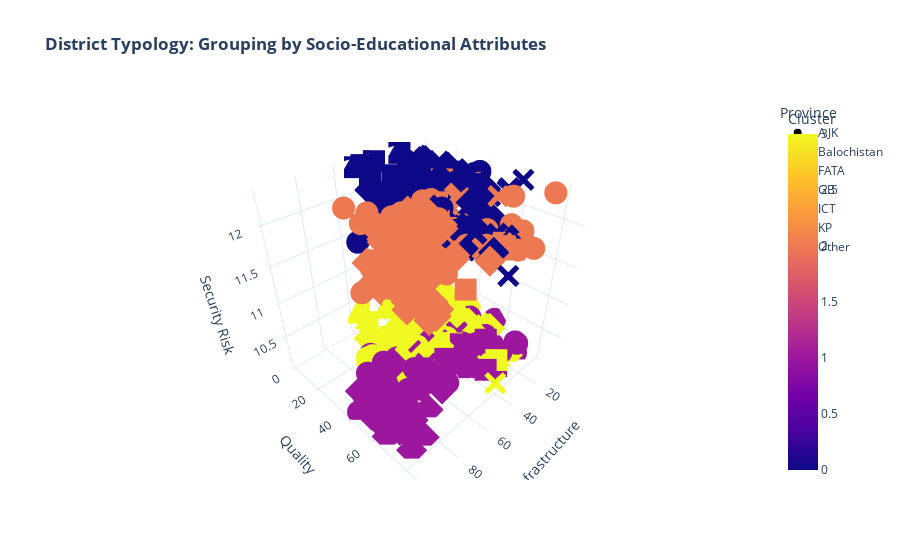

Here is the notebook cell this chart was saved with:
### Code cell
# --- Intelligence Search: District Typology (Unsupervised Clustering) ---

from sklearn.cluster import KMeans
from sklearn.preprocessing import StandardScaler

# Select features for behavior-based grouping (ignoring geography)
cluster_features = ['ICC', 'GPI', 'SFS', 'RDI', 'Learning score']
df_cluster = df_clean.dropna(subset=cluster_features).copy()

# Scale and Cluster
scaler = StandardScaler()
X_scaled = scaler.fit_transform(df_cluster[cluster_features])

kmeans = KMeans(n_clusters=4, random_state=42)
df_cluster['Cluster'] = kmeans.fit_predict(X_scaled)

# Visualization of Clusters
fig = px.scatter_3d(df_cluster, x='ICC', y='Learning score', z='SFS',
                    color='Cluster', hover_name='City', symbol='Province',
                    title='<b>District Typology: Grouping by Socio-Educational Attributes</b>',
                    labels={'ICC': 'Infrastructure', 'Learning score': 'Quality', 'SFS': 'Security Risk'},
                    template='plotly_white')

fig.update_layout(scene=dict(aspectmode='cube'))
fig.show()

# Cluster Profiling
print("🧪 Profile of District Clusters:")
profile = df_cluster.groupby('Cluster')[cluster_features].mean()
display(profile.style.background_gradient(cmap='YlOrRd'))

print("\n💡 Strategic Identification:")
for i, row in profile.iterrows():
    top_city = df_cluster[df_cluster['Cluster'] == i].iloc[0]['City']
    print(f"Cluster {i}: Example City - {top_city}. Average Learning: {row['Learning score']:.1f}")

### Figure 1 — Plotly figure (JSON) as saved in the notebook; plotly's stock layout.template omitted (floating-point values rounded to 4 significant figures; data arrays with more than 128 entries replaced by an {"elided": "..."} marker saying what was removed)
{"data": [{"hovertemplate": "<b>%{hovertext}</b><br><br>Province=AJK<br>Infrastructure=%{x}<br>Quality=%{y}<br>Security Risk=%{z}<br>Cluster=%{marker.color}<extra></extra>", "hovertext": ["Bagh", "Bhimber", "Hattian", "Haveli", "Kotli", "Mirpur", "Muzaffarabad", "Neelum", "Poonch", "Sudhnutti", "Bagh", "Bhimber", "Hattian", "Haveli", "Kotli", "Mirpur", "Muzaffarabad", "Neelum", "Poonch", "Sudhnutti", "Bagh", "Bhimber", "Hattian", "Haveli", "Kotli", "Mirpur", "Muzaffarabad", "Neelum", "Poonch", "Sudhnutti", "Bagh", "Bhimber", "Hattian", "Haveli", "Kotli", "Mirpur", "Muzaffarabad", "Neelum", "Poonch", "Sudhnutti"], "legendgroup": "AJK", "marker": {"color": [2, 0, 0, 0, 0, 2, 2, 0, 2, 0, 2, 2, 2, 2, 2, 2, 2, 2, 2, 2, 1, 1, 1, 1, 1, 1, 1, 1, 1, 3, 1, 1, 1, 1, 1, 1, 1, 1, 1, 1], "coloraxis": "coloraxis", "symbol": "circle"}, "mode": "markers", "name": "AJK", "scene": "scene", "showlegend": true, "type": "scatter3d", "x": [24.93, 28.88, 22.46, 13.05, 20.18, 51.24, 24.07, 27.07, 9.717, 16.65, 30.08, 47.31, 28.85, 19.48, 36.52, 67.88, 29.33, 35.67, 20.73, 30.67, 28.44, 25.51, 26.4, 11.22, 14.73, 39.95, 31.83, 15.71, 14.98, 10.36, 28.32, 24.64, 25.62, 14.4, 14.14, 36.29, 34.29, 21.04, 14.88, 6.761], "y": [67.8, 54.9, 48.2, 42.1, 36.43, 47.53, 50.4, 55.37, 77.6, 42.0, 82.7, 63.07, 77.67, 65.14, 76.49, 67.31, 72.6, 79.31, 71.67, 60.73, 58.08, 57.64, 63.68, 71.94, 59.86, 59.76, 46.03, 68.95, 39.93, 43.07, 59.97, 62.75, 71.81, 73.47, 72.3, 58.06, 54.35, 59.03, 44.0, 54.32], "z": [12.33, 12.33, 12.33, 12.33, 12.33, 12.33, 12.33, 12.33, 12.33, 12.33, 11.94, 11.94, 11.94, 11.94, 11.94, 11.94, 11.94, 11.94, 11.94, 11.94, 10.1, 10.1, 10.1, 10.1, 10.1, 10.1, 10.1, 10.1, 10.1, 10.1, 10.33, 10.33, 10.33, 10.33, 10.33, 10.33, 10.33, 10.33, 10.33, 10.33]}, {"hovertemplate": "<b>%{hovertext}</b><br><br>Province=Balochistan<br>Infrastructure=%{x}<br>Quality=%{y}<br>Security Risk=%{z}<br>Cluster=%{marker.color}<extra></extra>", "hovertext": ["Awaran", "Barkhan", "Chaghi", "Dera Bugti", "Gwadar", "Harnai", "Jaffarabad", "Jhal Magsi", "Kachhi", "Kalat", "Kech", "Kharan", "Khuzdar", "Killa Abdullah", "Killa Saifullah", "Kohlu", "Lasbela", "Loralai", "Mastung", "Musakhail", "Nasirabad", "Nushki", "Panjgur", "Pishin", "Quetta", "Sherani", "Sibi", "Washuk", "Zhob", "Ziarat", "Awaran", "Barkhan", "Chaghi", "Dera Bugti", "Gwadar", "Harnai", "Jaffarabad", "Jhal Magsi", "Kachhi", "Kalat", "Kech", "Kharan", "Khuzdar", "Killa Abdullah", "Killa Saifullah", "Kohlu", "Lasbela", "Loralai", "Mastung", "Musakhail", "Nasirabad", "Nushki", "Panjgur", "Pishin", "Quetta", "Sherani", "Sibi", "Washuk", "Zhob", "Ziarat", "Awaran", "Barkhan", "Chaghi", "Dera Bugti", "Gwadar", "Harnai", "Jaffarabad", "Jhal Magsi", "Kachhi", "Kalat", "Kech", "Kharan", "Khuzdar", "Killa Abdullah", "Killa Saifullah", "Kohlu", "Lasbela", "Loralai", "Mastung", "Musakhail", "Nasirabad", "Nushki", "Panjgur", "Pishin", "Quetta", "Sherani", "Sibi", "Washuk", "Zhob", "Ziarat", "Awaran", "Barkhan", "Chaghi", "Dera Bugti", "Gwadar", "Harnai", "Jaffarabad", "Jhal Magsi", "Kachhi", "Kalat", "Kech", "Kharan", "Khuzdar", "Killa Abdullah", "Killa Saifullah", "Kohlu", "Lasbela", "Loralai", "Mastung", "Musakhail", "Nasirabad", "Nushki", "Panjgur", "Pishin", "Quetta", "Sherani", "Sibi", "Washuk", "Zhob", "Ziarat"], "legendgroup": "Balochistan", "marker": {"color": [0, 0, 0, 0, 0, 0, 0, 0, 0, 0, 0, 0, 0, 0, 0, 0, 0, 0, 0, 0, 0, 0, 0, 0, 2, 0, 0, 0, 0, 0, 0, 0, 0, 0, 2, 0, 0, 0, 0, 0, 0, 0, 0, 0, 0, 0, 0, 0, 0, 0, 0, 0, 0, 0, 2, 0, 0, 0, 0, 0, 3, 3, 3, 3, 3, 3, 3, 3, 3, 3, 3, 3, 3, 3, 3, 3, 3, 3, 3, 3, 3, 3, 3, 3, 1, 3, 3, 3, 3, 3, 3, 3, 3, 3, 3, 3, 3, 3, 3, 3, 3, 3, 3, 3, 3, 3, 3, 3, 3, 3, 3, 3, 3, 3, 1, 3, 3, 3, 3, 3], "coloraxis": "coloraxis", "symbol": "diamond"}, "mode": "markers", "name": "Balochistan", "scene": "scene", "showlegend": true, "type": "scatter3d", "x": [22.92, 29.04, 37.53, 20.5, 39.05, 33.77, 25.46, 28.2, 26.2, 32.41, 30.19, 19.31, 30.09, 27.34, 28.65, 20.75, 27.22, 32.38, 39.33, 28.98, 29.46, 36.05, 33.09, 32.23, 44.36, 34.81, 27.48, 22.32, 23.39, 20.81, 38.3, 14.77, 44.28, 27.47, 50.24, 58.53, 41.09, 30.65, 31.69, 38.99, 43.51, 33.23, 46.09, 38.7, 46.3, 35.0, 47.32, 48.56, 48.04, 30.63, 44.73, 39.06, 46.32, 44.0, 58.58, 40.5, 48.81, 41.4, 32.19, 21.38, 23.79, 14.89, 38.62, 22.28, 33.3, 24.19, 13.4, 24.94, 14.91, 25.0, 18.93, 19.89, 31.31, 17.84, 15.68, 15.96, 27.72, 24.01, 24.57, 27.17, 11.89, 30.71, 32.26, 23.18, 36.59, 18.6, 20.19, 23.31, 22.1, 17.62, 10.8, 19.99, 34.15, 5.49, 33.0, 38.61, 24.66, 14.74, 7.67, 28.35, 16.13, 25.81, 20.71, 32.96, 15.93, 24.62, 25.43, 28.09, 36.27, 18.43, 18.77, 40.34, 13.12, 26.07, 39.71, 30.78, 18.45, 18.69, 19.83, 19.31], "y": [22.45, 18.77, 31.1, 16.0, 50.0, 53.9, 53.17, 50.12, 45.0, 31.5, 50.38, 29.0, 16.12, 35.12, 48.3, 14.82, 19.07, 17.5, 22.07, 32.77, 58.98, 24.43, 32.75, 29.02, 52.02, 27.07, 26.77, 16.5, 15.1, 38.45, 45.0, 45.64, 44.74, 27.8, 76.68, 62.62, 58.3, 73.0, 69.69, 45.68, 34.23, 74.11, 58.81, 53.8, 65.02, 59.58, 50.08, 53.03, 44.85, 49.12, 67.23, 49.49, 50.97, 73.85, 66.56, 52.66, 43.2, 33.0, 39.88, 57.8, 20.41, 17.07, 37.06, 11.5, 17.91, 20.1, 55.35, 51.48, 18.18, 13.22, 43.9, 62.0, 28.95, 11.75, 70.07, 20.72, 51.58, 31.9, 18.04, 26.59, 8.14, 34.15, 6.1, 31.54, 64.14, 36.44, 26.33, 15.22, 50.09, 37.65, 18.14, 17.82, 28.55, 21.8, 35.74, 20.88, 57.02, 57.13, 37.04, 20.61, 31.68, 48.62, 41.51, 16.45, 55.4, 39.66, 36.54, 45.03, 25.93, 37.62, 40.42, 22.14, 12.2, 45.87, 60.3, 40.68, 24.37, 13.21, 53.76, 46.72], "z": [12.33, 12.33, 12.33, 12.33, 12.33, 12.33, 12.33, 12.33, 12.33, 12.33, 12.33, 12.33, 12.33, 12.33, 12.33, 12.33, 12.33, 12.33, 12.33, 12.33, 12.33, 12.33, 12.33, 12.33, 12.33, 12.33, 12.33, 12.33, 12.33, 12.33, 11.94, 11.94, 11.94, 11.94, 11.94, 11.94, 11.94, 11.94, 11.94, 11.94, 11.94, 11.94, 11.94, 11.94, 11.94, 11.94, 11.94, 11.94, 11.94, 11.94, 11.94, 11.94, 11.94, 11.94, 11.94, 11.94, 11.94, 11.94, 11.94, 11.94, 10.1, 10.1, 10.1, 10.1, 10.1, 10.1, 10.1, 10.1, 10.1, 10.1, 10.1, 10.1, 10.1, 10.1, 10.1, 10.1, 10.1, 10.1, 10.1, 10.1, 10.1, 10.1, 10.1, 10.1, 10.1, 10.1, 10.1, 10.1, 10.1, 10.1, 10.33, 10.33, 10.33, 10.33, 10.33, 10.33, 10.33, 10.33, 10.33, 10.33, 10.33, 10.33, 10.33, 10.33, 10.33, 10.33, 10.33, 10.33, 10.33, 10.33, 10.33, 10.33, 10.33, 10.33, 10.33, 10.33, 10.33, 10.33, 10.33, 10.33]}, {"hovertemplate": "<b>%{hovertext}</b><br><br>Province=FATA<br>Infrastructure=%{x}<br>Quality=%{y}<br>Security Risk=%{z}<br>Cluster=%{marker.color}<extra></extra>", "hovertext": ["Bajaur Agency", "Fr Bannu", "Fr Di Khan", "Fr Kohat", "Fr Lakki Marwat", "Fr Peshawar", "Fr Tank", "Khyber Agency", "Kurram Agency", "Mohmand Agency", "North Waziristan Agency", "Orakzai Agency", "South Waziristan Agency", "Bajaur Agency", "Fr Bannu", "Fr Di Khan", "Fr Kohat", "Fr Lakki Marwat", "Fr Peshawar", "Fr Tank", "Khyber Agency", "Kurram Agency", "Mohmand Agency", "North Waziristan Agency", "Orakzai Agency", "South Waziristan Agency", "Bajaur Agency", "Fr Bannu", "Fr Di Khan", "Fr Kohat", "Fr Lakki Marwat", "Fr Peshawar", "Fr Tank", "Khyber Agency", "Kurram Agency", "Mohmand Agency", "North Waziristan Agency", "Orakzai Agency", "South Waziristan Agency", "Bajaur Agency", "Fr Bannu", "Fr Di Khan", "Fr Kohat", "Fr Lakki Marwat", "Fr Peshawar", "Fr Tank", "Khyber Agency", "Kurram Agency", "Mohmand Agency", "North Waziristan Agency", "Orakzai Agency", "South Waziristan Agency"], "legendgroup": "FATA", "marker": {"color": [0, 2, 0, 0, 2, 0, 0, 0, 0, 0, 0, 0, 0, 2, 2, 0, 0, 2, 0, 2, 0, 2, 0, 2, 0, 2, 3, 1, 3, 3, 3, 3, 1, 3, 3, 1, 3, 3, 3, 3, 1, 3, 1, 3, 3, 3, 3, 1, 3, 3, 1, 3], "coloraxis": "coloraxis", "symbol": "square"}, "mode": "markers", "name": "FATA", "scene": "scene", "showlegend": true, "type": "scatter3d", "x": [28.63, 51.47, 44.59, 46.38, 32.38, 55.78, 43.35, 25.62, 38.68, 28.3, 50.25, 25.67, 21.92, 36.56, 51.65, 50.98, 40.39, 35.25, 50.91, 52.4, 40.9, 36.87, 30.51, 71.54, 32.45, 34.86, 44.48, 48.68, 36.15, 50.99, 45.19, 59.66, 55.53, 15.21, 38.44, 28.96, 51.82, 31.7, 31.23, 37.33, 49.13, 38.35, 40.95, 37.2, 57.66, 49.54, 42.26, 35.51, 31.87, 56.2, 23.62, 29.59], "y": [52.5, 50.83, 18.77, 0.0, 36.63, 16.63, 25.2, 36.3, 0.0, 28.67, 0.0, 51.0, 0.0, 77.94, 47.06, 37.65, 47.17, 49.91, 22.0, 49.81, 52.48, 73.9, 32.87, 82.13, 49.99, 72.13, 34.32, 53.33, 42.93, 0.0, 19.39, 12.3, 49.62, 54.22, 0.0, 72.47, 0.0, 64.45, 0.0, 36.57, 56.19, 51.15, 74.03, 19.17, 26.2, 26.02, 46.8, 54.67, 73.63, 0.0, 61.13, 0.0], "z": [12.33, 12.33, 12.33, 12.33, 12.33, 12.33, 12.33, 12.33, 12.33, 12.33, 12.33, 12.33, 12.33, 11.94, 11.94, 11.94, 11.94, 11.94, 11.94, 11.94, 11.94, 11.94, 11.94, 11.94, 11.94, 11.94, 10.1, 10.1, 10.1, 10.1, 10.1, 10.1, 10.1, 10.1, 10.1, 10.1, 10.1, 10.1, 10.1, 10.33, 10.33, 10.33, 10.33, 10.33, 10.33, 10.33, 10.33, 10.33, 10.33, 10.33, 10.33, 10.33]}, {"hovertemplate": "<b>%{hovertext}</b><br><br>Province=GB<br>Infrastructure=%{x}<br>Quality=%{y}<br>Security Risk=%{z}<br>Cluster=%{marker.color}<extra></extra>", "hovertext": ["Astor", "Diamir", "Ghanchi", "Ghizer", "Gilgit", "Hunza Nagar", "Skardu", "Astor", "Diamir", "Ghanchi", "Ghizer", "Gilgit", "Hunza Nagar", "Skardu", "Astor", "Diamir", "Ghanchi", "Ghizer", "Gilgit", "Hunza Nagar", "Skardu", "Astor", "Diamir", "Ghanchi", "Ghizer", "Gilgit", "Hunza Nagar", "Skardu"], "legendgroup": "GB", "marker": {"color": [0, 0, 2, 0, 2, 2, 0, 0, 0, 2, 2, 2, 2, 2, 1, 3, 1, 1, 1, 1, 1, 1, 3, 1, 1, 1, 1, 1], "coloraxis": "coloraxis", "symbol": "x"}, "mode": "markers", "name": "GB", "scene": "scene", "showlegend": true, "type": "scatter3d", "x": [21.91, 7.5, 42.11, 31.71, 29.4, 50.0, 19.61, 42.59, 53.88, 44.84, 70.26, 75.58, 70.98, 35.66, 25.85, 20.78, 34.93, 52.9, 57.33, 63.55, 38.88, 26.25, 44.64, 29.85, 62.37, 58.44, 62.55, 36.33], "y": [62.93, 61.07, 54.37, 61.47, 63.8, 55.13, 62.03, 41.83, 87.33, 69.18, 50.03, 53.08, 70.09, 71.92, 65.43, 69.65, 50.63, 55.73, 54.12, 54.29, 57.46, 64.66, 82.32, 47.43, 61.67, 52.23, 53.38, 49.81], "z": [12.33, 12.33, 12.33, 12.33, 12.33, 12.33, 12.33, 11.94, 11.94, 11.94, 11.94, 11.94, 11.94, 11.94, 10.1, 10.1, 10.1, 10.1, 10.1, 10.1, 10.1, 10.33, 10.33, 10.33, 10.33, 10.33, 10.33, 10.33]}, {"hovertemplate": "<b>%{hovertext}</b><br><br>Province=ICT<br>Infrastructure=%{x}<br>Quality=%{y}<br>Security Risk=%{z}<br>Cluster=%{marker.color}<extra></extra>", "hovertext": ["Islamabad", "Islamabad", "Islamabad", "Islamabad"], "legendgroup": "ICT", "marker": {"color": [2, 2, 1, 1], "coloraxis": "coloraxis", "symbol": "cross"}, "mode": "markers", "name": "ICT", "scene": "scene", "showlegend": true, "type": "scatter3d", "x": [58.4, 95.6, 86.6, 86.6], "y": [62.77, 65.8, 58.88, 71.13], "z": [12.33, 11.94, 10.1, 10.33]}, {"hovertemplate": "<b>%{hovertext}</b><br><br>Province=KP<br>Infrastructure=%{x}<br>Quality=%{y}<br>Security Risk=%{z}<br>Cluster=%{marker.color}<extra></extra>", "hovertext": ["Abbottabad", "Bannu", "Batagram", "Buner", "Charsadda", "Chitral", "Dera Ismail Khan", "Hangu", "Haripur", "Karak", "Kohat", "Kohistan", "Lakki Marwat", "Lower Dir", "Malakand", "Mansehra", "Mardan", "Nowshera", "Peshawar", "Shangla", "Swabi", "Swat", "Tank", "Upper Dir", "Abbottabad", "Bannu", "Batagram", "Buner", "Charsadda", "Chitral", "Dera Ismail Khan", "Hangu", "Haripur", "Karak", "Kohat", "Kohistan", "Lakki Marwat", "Lower Dir", "Malakand", "Mansehra", "Mardan", "Nowshera", "Peshawar", "Shangla", "Swabi", "Swat", "Tank", "Tor Ghar", "Upper Dir", "Abbottabad", "Bannu", "Batagram", "Buner", "Charsadda", "Chitral", "Dera Ismail Khan", "Hangu", "Haripur", "Karak", "Kohat", "Kohistan", "Lakki Marwat", "Lower Dir", "Malakand", "Mansehra", "Mardan", "Nowshera", "Peshawar", "Shangla", "Swabi", "Swat", "Tank", "Tor Ghar", "Upper Dir", "Abbottabad", "Bannu", "Batagram", "Buner", "Charsadda", "Chitral", "Dera Ismail Khan", "Hangu", "Haripur", "Karak", "Kohat", "Kohistan", "Lakki Marwat", "Lower Dir", "Malakand", "Mansehra", "Mardan", "Nowshera", "Peshawar", "Shangla", "Swabi", "Swat", "Tank", "Tor Ghar", "Upper Dir"], "legendgroup": "KP", "marker": {"color": [2, 2, 0, 0, 2, 0, 0, 0, 2, 2, 2, 0, 0, 0, 2, 0, 2, 2, 2, 0, 2, 0, 2, 0, 2, 2, 0, 2, 2, 2, 2, 2, 2, 2, 2, 0, 2, 2, 2, 0, 2, 2, 2, 0, 2, 0, 2, 2, 0, 1, 1, 3, 1, 1, 1, 1, 3, 1, 1, 1, 3, 3, 3, 1, 1, 1, 1, 1, 3, 1, 1, 1, 3, 3, 1, 1, 3, 3, 1, 1, 1, 3, 1, 1, 1, 3, 3, 1, 1, 1, 1, 1, 1, 3, 1, 3, 3, 3, 3], "coloraxis": "coloraxis", "symbol": "circle"}, "mode": "markers", "name": "KP", "scene": "scene", "showlegend": true, "type": "scatter3d", "x": [54.57, 84.72, 22.66, 63.17, 82.79, 53.96, 61.99, 66.41, 61.67, 53.88, 81.09, 35.21, 60.09, 60.78, 72.9, 44.27, 76.96, 77.35, 80.98, 24.94, 81.13, 48.2, 68.1, 46.46, 68.91, 98.6, 41.37, 80.1, 88.16, 73.65, 80.34, 80.61, 75.53, 75.76, 92.64, 35.43, 81.28, 76.94, 90.31, 54.7, 92.33, 85.01, 87.96, 52.51, 82.73, 60.05, 59.48, 41.63, 77.17, 52.49, 96.26, 40.0, 77.05, 82.44, 65.19, 75.16, 72.16, 69.87, 62.13, 86.06, 37.23, 75.95, 72.53, 85.36, 39.79, 89.92, 83.55, 82.17, 44.55, 90.15, 66.98, 78.0, 31.17, 57.37, 61.0, 76.27, 52.55, 76.34, 87.43, 65.88, 72.61, 73.41, 68.83, 64.94, 87.8, 36.9, 73.45, 73.58, 84.51, 60.26, 90.22, 82.52, 83.02, 54.69, 87.44, 70.67, 73.41, 38.25, 59.85], "y": [46.05, 44.17, 33.7, 32.0, 58.85, 55.58, 38.27, 46.88, 60.58, 51.77, 30.15, 26.0, 34.7, 29.48, 47.88, 50.58, 63.52, 39.23, 46.09, 51.12, 52.92, 47.05, 47.92, 43.73, 71.28, 59.34, 55.67, 53.13, 53.8, 64.42, 62.77, 62.16, 55.38, 57.7, 62.03, 52.96, 55.82, 60.5, 70.83, 39.92, 59.24, 73.83, 59.05, 42.47, 45.86, 39.01, 46.72, 68.5, 31.88, 37.57, 45.58, 52.4, 36.87, 55.47, 31.97, 41.56, 30.38, 54.9, 37.26, 39.66, 42.88, 37.82, 25.01, 41.08, 63.28, 58.62, 52.11, 50.94, 34.09, 51.52, 38.01, 37.27, 52.21, 35.54, 54.34, 57.63, 40.59, 29.83, 54.65, 39.66, 37.37, 30.87, 59.18, 50.45, 49.84, 46.62, 31.75, 29.0, 58.64, 67.15, 63.99, 59.85, 37.61, 27.4, 50.9, 32.98, 30.42, 45.19, 39.15], "z": [12.33, 12.33, 12.33, 12.33, 12.33, 12.33, 12.33, 12.33, 12.33, 12.33, 12.33, 12.33, 12.33, 12.33, 12.33, 12.33, 12.33, 12.33, 12.33, 12.33, 12.33, 12.33, 12.33, 12.33, 11.94, 11.94, 11.94, 11.94, 11.94, 11.94, 11.94, 11.94, 11.94, 11.94, 11.94, 11.94, 11.94, 11.94, 11.94, 11.94, 11.94, 11.94, 11.94, 11.94, 11.94, 11.94, 11.94, 11.94, 11.94, 10.1, 10.1, 10.1, 10.1, 10.1, 10.1, 10.1, 10.1, 10.1, 10.1, 10.1, 10.1, 10.1, 10.1, 10.1, 10.1, 10.1, 10.1, 10.1, 10.1, 10.1, 10.1, 10.1, 10.1, 10.1, 10.33, 10.33, 10.33, 10.33, 10.33, 10.33, 10.33, 10.33, 10.33, 10.33, 10.33, 10.33, 10.33, 10.33, 10.33, 10.33, 10.33, 10.33, 10.33, 10.33, 10.33, 10.33, 10.33, 10.33, 10.33]}, {"hovertemplate": "<b>%{hovertext}</b><br><br>Province=Other<br>Infrastructure=%{x}<br>Quality=%{y}<br>Security Risk=%{z}<br>Cluster=%{marker.color}<extra></extra>", "hovertext": {"elided": "232 str values"}, "legendgroup": "Other", "marker": {"color": {"elided": "232 int values"}, "coloraxis": "coloraxis", "symbol": "diamond"}, "mode": "markers", "name": "Other", "scene": "scene", "showlegend": true, "type": "scatter3d", "x": {"elided": "232 float values"}, "y": {"elided": "232 float values"}, "z": {"elided": "232 float values"}}], "layout": {"coloraxis": {"colorbar": {"title": {"text": "Cluster"}}, "colorscale": [[0, "#0d0887"], [0.1111, "#46039f"], [0.2222, "#7201a8"], [0.3333, "#9c179e"], [0.4444, "#bd3786"], [0.5556, "#d8576b"], [0.6667, "#ed7953"], [0.7778, "#fb9f3a"], [0.8889, "#fdca26"], [1, "#f0f921"]]}, "legend": {"title": {"text": "Province"}, "tracegroupgap": 0}, "scene": {"aspectmode": "cube", "domain": {"x": [0, 1], "y": [0, 1]}, "xaxis": {"title": {"text": "Infrastructure"}}, "yaxis": {"title": {"text": "Quality"}}, "zaxis": {"title": {"text": "Security Risk"}}}, "title": {"text": "<b>District Typology: Grouping by Socio-Educational Attributes</b>"}}}
